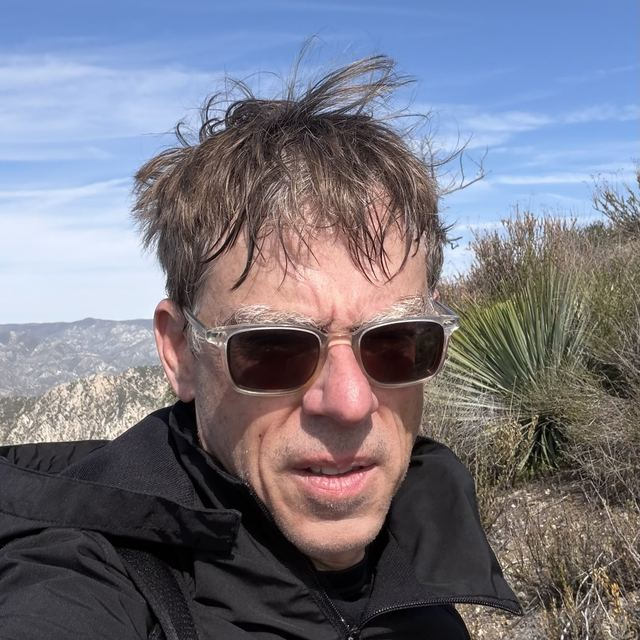
#> input picture assets/john-von-640.jpg, 640 x 640 px
$ python make-og-image.py
#> lines starting #> are read from the running program, lines starting #| are printed output that depends on the picture; after the words box and inside, x2 and y2 are one past the last pixel; in counts of white or black regions, pixels touching at a corner belong together
"""Render assets/og-image.png, the social share card, in the site's theme.

Run from the repo root:  python3 scripts/make-og-image.py

Needs Pillow. The two typefaces are downloaded from the Google Fonts repo into
.fontcache/ on first run, since the site itself only carries them as woff2 data
URIs inside _fonts.css, which Pillow cannot read.
"""
import math
import urllib.request
from pathlib import Path

from PIL import Image, ImageDraw, ImageFont

ROOT = Path(__file__).resolve().parent.parent
CACHE = ROOT / ".fontcache"
OUT = ROOT / "assets" / "og-image.png"
JOHN = ROOT / "assets" / "john-von-640.jpg"
TSOTNE = ROOT / "assets" / "tsotne-photo-640.jpg"

FONTS = {
    "SchibstedGrotesk[wght].ttf":
        "https://raw.githubusercontent.com/google/fonts/main/ofl/"
        "schibstedgrotesk/SchibstedGrotesk%5Bwght%5D.ttf",
    "FragmentMono-Regular.ttf":
        "https://raw.githubusercontent.com/google/fonts/main/ofl/"
        "fragmentmono/FragmentMono-Regular.ttf",
}

# theme tokens, kept in step with _page.css
GROUND = (11, 13, 18)
INK = (233, 236, 242)
MUTED = (197, 204, 214)
HAIRLINE = (31, 37, 48)
CORAL = (255, 90, 72)
PANEL = (16, 20, 28)

S = 3                       # supersample, downsampled at the end
W, H = 1200 * S, 630 * S
PAD = 72 * S
RULE_Y = H - PAD - 40 * S

FIELD_TOP = 220 * S
FIELD_BOT = 520 * S
ACCENT_FRAC = 0.38
LINES = 16
FADE_FROM, FADE_TO = 390 * S, RULE_Y - 90 * S


def font_path(name):
    CACHE.mkdir(exist_ok=True)
    path = CACHE / name
    if not path.exists():
        print("downloading", name)
        with urllib.request.urlopen(FONTS[name]) as r:
            path.write_bytes(r.read())
    return str(path)


def grotesk(px, weight=400):
    f = ImageFont.truetype(font_path("SchibstedGrotesk[wght].ttf"), px * S)
    try:
        f.set_variation_by_axes([weight])
    except Exception:
        pass
    return f


def mono(px):
    return ImageFont.truetype(font_path("FragmentMono-Regular.ttf"), px * S)


def tracked(draw, xy, text, font, fill, tracking):
    """Draw text with letter-spacing."""
    x, y = xy
    for ch in text:
        draw.text((x, y), ch, font=font, fill=fill)
        x += draw.textlength(ch, font=font) + tracking * S


def wave_y(base, amp, phase, n):
    """The same sine stack the live hero canvas draws."""
    return (
        base
        + math.sin(n * 9 + phase * 0.7) * amp * 0.55
        + math.sin(n * 23 + phase * 1.3) * amp * 0.3
        + math.sin(n * 4 + phase * 0.2) * amp * 0.4
    )


def circle_portrait(path, size, y_focus=0.5):
    src = Image.open(path).convert("RGB")
    w, h = src.size
    side = min(w, h)
    left = (w - side) // 2
    top = int((h - side) * y_focus)
    top = max(0, min(h - side, top))
    cropped = src.crop((left, top, left + side, top + side)).resize(
        (size, size), Image.LANCZOS
    )
    mask = Image.new("L", (size, size), 0)
    ImageDraw.Draw(mask).ellipse((1, 1, size - 2, size - 2), fill=255)
    out = Image.new("RGBA", (size, size), (0, 0, 0, 0))
    out.paste(cropped, (0, 0))
    out.putalpha(mask)
    ring = Image.new("RGBA", (size, size), (0, 0, 0, 0))
    ImageDraw.Draw(ring).ellipse(
        (1, 1, size - 2, size - 2), outline=HAIRLINE + (255,), width=max(2, S)
    )
    return Image.alpha_composite(out, ring)


img = Image.new("RGB", (W, H), GROUND)
d = ImageDraw.Draw(img)


def trace(base, amp, phase, colour, width):
    pts = [(px, wave_y(base, amp, phase, px / W)) for px in range(0, W + 1, 4 * S)]
    d.line(pts, fill=colour, width=width, joint="curve")


for i in range(LINES):
    frac = i / (LINES - 1)
    band = math.exp(-(((frac - ACCENT_FRAC) / 0.4) ** 2))
    alpha = 0.06 + 0.20 * band
    trace(
        FIELD_TOP + (FIELD_BOT - FIELD_TOP) * frac,
        (5 + 26 * band) * S,
        i,
        tuple(round(GROUND[c] + (MUTED[c] - GROUND[c]) * alpha) for c in range(3)),
        max(1, round(1.1 * S)),
    )

trace(
    FIELD_TOP + (FIELD_BOT - FIELD_TOP) * ACCENT_FRAC,
    30 * S,
    ACCENT_FRAC * LINES,
    CORAL,
    round(2.2 * S),
)

fade = Image.new("L", (1, H), 0)
fd = ImageDraw.Draw(fade)
for y in range(H):
    t = (y - FADE_FROM) / (FADE_TO - FADE_FROM)
    fd.point((0, y), fill=max(0, min(255, int(t * 255))))
img = Image.composite(Image.new("RGB", (W, H), GROUND), img, fade.resize((W, H)))
d = ImageDraw.Draw(img)

face_size = 92 * S
john = circle_portrait(JOHN, face_size, y_focus=0.38)
#> in circle_portrait, src is the input picture: PIL image 640x640 RGB; mean R, G, B 118.3, 117.7, 129.2
#> in circle_portrait, `mask = Image.new("L", (size, size), 0)`: mask: PIL image 276x276 L; every value is 0
#> in circle_portrait, `ImageDraw.Draw(mask).ellipse((1, 1, size - 2, size - 2), fill=255)`:
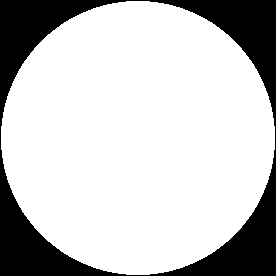
#> mask: PIL image 276x276 L; 77.4% white; 1 black region, box (x1, y1, x2, y2) and area: (0, 0, 276, 276) 17244
#> in circle_portrait, `out = Image.new("RGBA", (size, size), (0, 0, 0, 0))`: out: PIL image 276x276 RGBA; every value is 0
#> in circle_portrait, `ImageDraw.Draw(ring).ellipse( (1, 1, size - 2, size - 2), outline=HAIR..`:
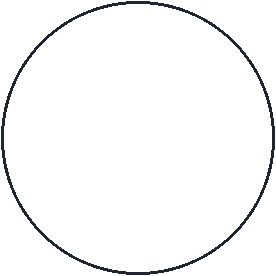
#> ring: PIL image 276x276 RGBA; mean R, G, B, A 1, 1.2, 1.6, 8.3; transparent parts drawn white
tsotne = circle_portrait(TSOTNE, face_size, y_focus=0.5)
#> call 2 of circle_portrait, with size = 276, y_focus = 0.5
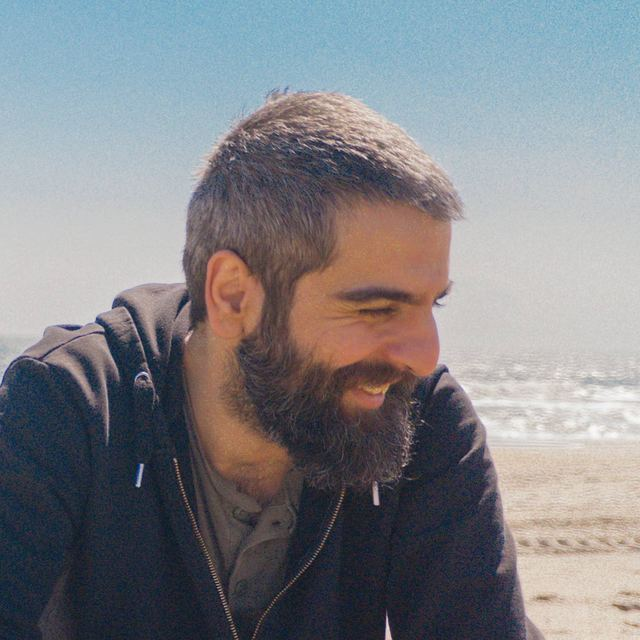
#> input picture assets/tsotne-photo-640.jpg, 640 x 640 px
#> in circle_portrait, src is the input picture: PIL image 640x640 RGB; mean R, G, B 128.8, 129.8, 134.3
#> in circle_portrait (call 2), `return Image.alpha_composite(out, ring)`:
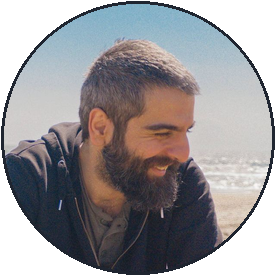
#> returned value: PIL image 276x276 RGBA; mean R, G, B, A 125.6, 126.3, 130.9, 197.3; transparent parts drawn white
overlap = int(face_size * 0.28)
faces = Image.new("RGBA", (face_size * 2 - overlap, face_size), (0, 0, 0, 0))
#> faces: PIL image 475x276 RGBA; every value is 0
faces.alpha_composite(john, (0, 0))
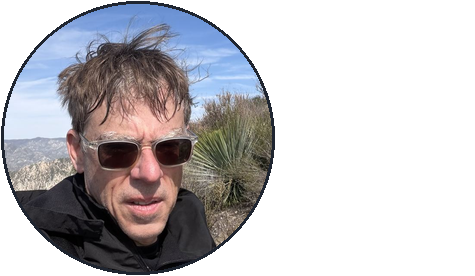
#> faces: PIL image 475x276 RGBA; mean R, G, B, A 53.3, 51.1, 54.2, 114.6; transparent parts drawn white
faces.alpha_composite(tsotne, (face_size - overlap, 0))
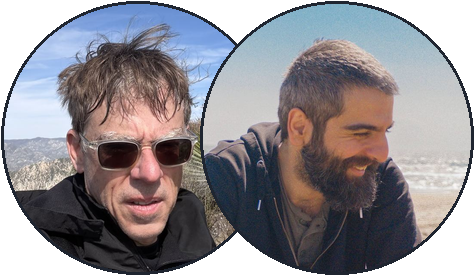
#> faces: PIL image 475x276 RGBA; mean R, G, B, A 101, 97, 101.8, 210.4; transparent parts drawn white
img = img.convert("RGBA")
#> img: PIL image 3600x1890 RGBA
img.alpha_composite(faces, (PAD, PAD + 4 * S))
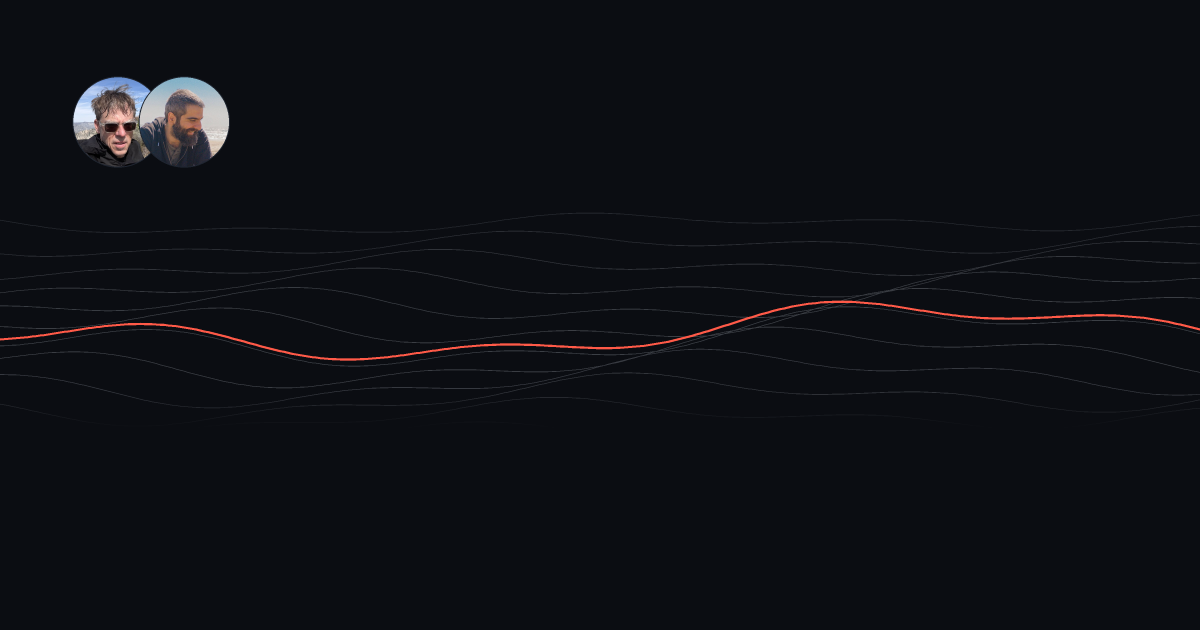
#> img: PIL image 3600x1890 RGBA (shown at 1/3 size); mean R, G, B, A 14.1, 15.4, 20.4, 255
d = ImageDraw.Draw(img)

text_x = PAD + faces.width + 28 * S
#> text_x = 775
tracked(d, (text_x, PAD + 4 * S), "AI AUTOMATION FOR MUSIC COMPANIES", mono(18), CORAL, 3.0)
#> (the call stopped at in font_path, `with urllib.request.urlopen(FONTS[name]) as r:`: the network is not available in this run)

name_font = grotesk(52, 700)
#> (the run stopped early here; a loop or call above may not have finished)
